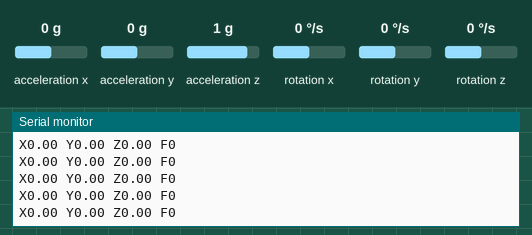
Simulated run of this sketch. Board: Arduino Leonardo, built with avr-gcc and run on an emulated ATmega32U4. Parts: the last lines printed to the serial monitor. The inputs (shaded band) are chosen by the test bench; at power-on: acceleration x 0 g, acceleration y 0 g, acceleration z 1 g, rotation x 0 °/s, rotation y 0 °/s, rotation z 0 °/s. USB keyboard and mouse output is not drawn.

Above: at 3.2 s.
3.3 s: acceleration x set to -1.4 g
At 3.52 s:
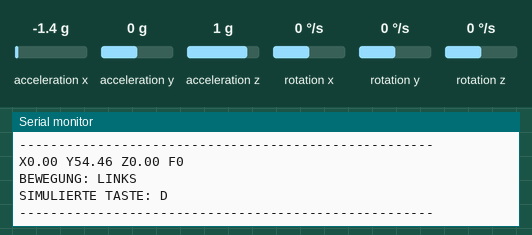
4.8 s: acceleration y set to -1.4 g
At 5.65 s:
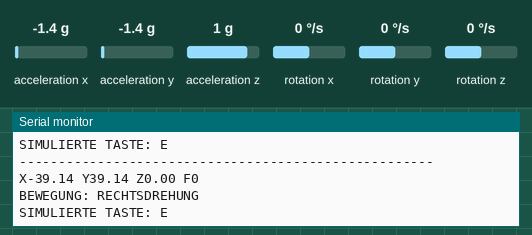
6.4 s: acceleration x set to 0 g
At 7.25 s:
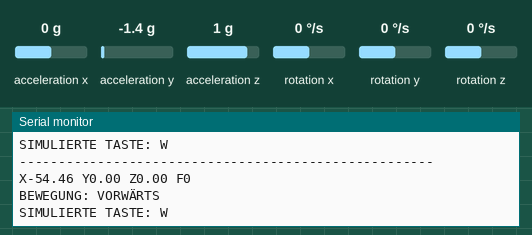
8.0 s: acceleration y set to 0 g
At 8.9 s:
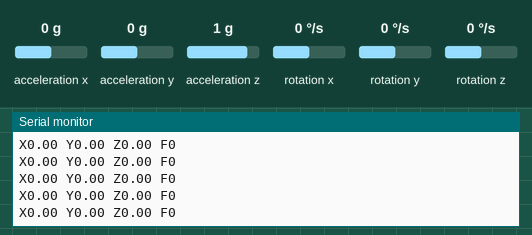
11.0 s: acceleration x set to 0.8 g
At 11.11 s:
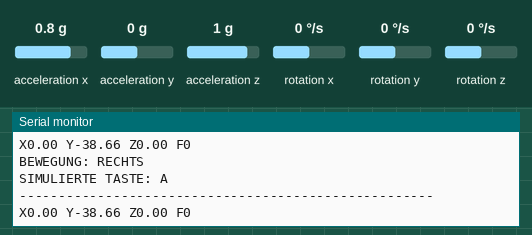
12.5 s: acceleration y set to -0.8 g
At 12.71 s:
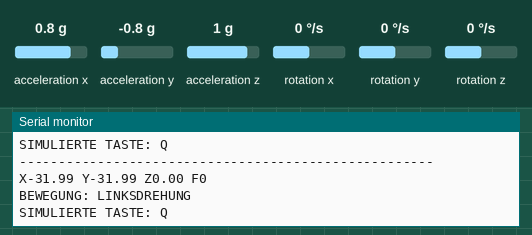
Timing chart, 0 to 15.1 s (numbered marks = the images above; inputs shaded):
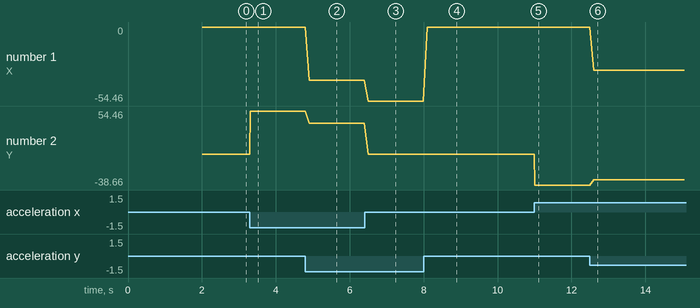

The sketch:

test1.ino
```cpp
#include "Wire.h"
#include <MPU6050_light.h>
#include <Keyboard.h>  // Bibliothek für Tastatursimulation

MPU6050 mpu(Wire);

long timer = 0;
char keyVar = '\0';  // Variable zur Speicherung der zu simulierenden Taste

bool flipped = false;

void setup() {
  Serial.begin(9600);
  Wire.begin();
  Keyboard.begin();  // Initialisiert die Tastatursimulation

  // Initialisierung des MPU6050
  byte status = mpu.begin();
  Serial.print(F("MPU6050 Status: "));
  Serial.println(status);
  while (status != 0) {}  // Wenn Verbindung fehlschlägt → Stop

  Serial.println(F("Offsets werden berechnet, bitte nicht bewegen"));
  delay(1000);
  mpu.calcOffsets(true, true);  // Kalibrierung von Gyro & Beschleunigung
  Serial.println("Fertig!\n");
}

void loop() {
  // Aktualisieren der Sensordaten
  mpu.update();

  // Auslesen der Neigungswinkel in Grad
  float angleX = mpu.getAngleX();  // Vorne/Hinten
  float angleY = mpu.getAngleY();  // Links/Rechts
  float angleZ = mpu.getAngleZ();  // Drehung (Z-Achse)

  Serial.print("X");
  Serial.print(angleX);
  Serial.print(" Y");
  Serial.print(angleY);
  Serial.print(" Z");
  Serial.print(angleZ);
  Serial.print(" F");
  Serial.println(flipped);

  String motionDirection = "";
  keyVar = '\0';  // Zurücksetzen der Tasteneingabe


  bool currentlyFlipped = (abs(angleX) > 150);

  if (currentlyFlipped != flipped) {
    flipped = currentlyFlipped;
    if (flipped) {
      Serial.println("=== BOARD IS FLIPPED ===");
    } else {
      Serial.println("=== BOARD IS NORMAL ===");
    }
  }

  if (!flipped) {
    if ( angleX < -10 && angleY > 10) {
      motionDirection += "RECHTSDREHUNG ";  // Drehung nach links
      keyVar = 'E';
    } else if ( angleX < -10 && angleY < -10) {
      motionDirection += "LINKSDREHUNG "; // Drehung nach rechts
      keyVar = 'Q';
    } else if (angleX < -10) {
      motionDirection += "VORWÄRTS ";    // Bewegung nach vorne
      keyVar = 'W';
    } else if (angleX > 10) {
      motionDirection += "RÜCKWÄRTS ";   // Bewegung nach hinten
      keyVar = 'S';
    } else if (angleY < -10) {
      motionDirection += "RECHTS ";      // Neigung nach rechts
      keyVar = 'A';
    } else if (angleY > 10) {
      motionDirection += "LINKS ";       // Neigung nach links
      keyVar = 'D';
    }
  } else {
    if (angleX < -170) {
      motionDirection += "ARM HOCH (R) ";
      keyVar = 'R';
    } else if (angleX < 160 && angleX > 0) {
      motionDirection += "ARM RUNTER (F) ";
      keyVar = 'F';
    } else {
      keyVar = '\0';    }
  }

  // === Ausgabe & Tastendruck bei Bewegung ===
  if (motionDirection != "") {
    Serial.print("BEWEGUNG: ");
    Serial.println(motionDirection);
    Serial.print("SIMULIERTE TASTE: ");
    Serial.println(keyVar);
    Serial.println(F("-----------------------------------------------------"));

    // Simuliere Tastendruck
    Keyboard.press(keyVar);
    delay(100);  // Taste kurz halten
    Keyboard.releaseAll();  // Alle Tasten loslassen
  }
}
```

Measured:
- after the input at 3.3 s, the serial monitor: prints a new line at once (image 1)
- after the input at 4.8 s, the serial monitor: prints a new line after 0.10 s (image 2)
- after the input at 6.4 s, the serial monitor: prints a new line after 0.10 s (image 3)
- after the input at 8.0 s, the serial monitor: prints a new line after 0.10 s (image 4)
- after the input at 11.0 s, the serial monitor: prints a new line at once (image 5)
- after the input at 12.5 s, the serial monitor: prints a new line after 0.10 s (image 6)
- plotted number 1: 0 → -39.14 after the input at 4.8 s, -39.14 → -54.46 after the input at 6.4 s, 0 → -31.99 after the input at 12.5 s
- plotted number 2: 0 → 54.46 after the input at 3.3 s, 54.46 → 39.14 after the input at 4.8 s, 0 → -38.66 after the input at 11.0 s, -38.66 → -31.99 after the input at 12.5 s
